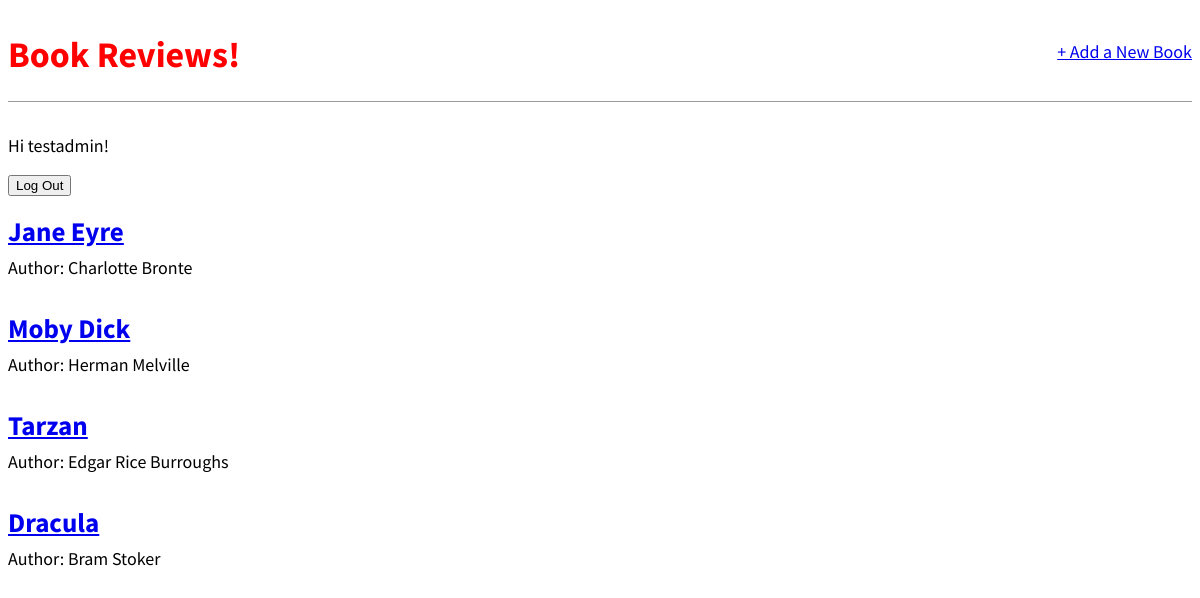
The app's page / (signed in) with its own data.
### books/models.py (models this page shows, shortened)
class Book(models.Model):
    title = models.CharField(max_length=120)
    author = models.CharField(max_length=50)
    synopsis = models.TextField()
    year_published = models.IntegerField()

### books/views.py (the view)
# urls.py: path("", BookListView.as_view(), name="home"),
class BookListView(ListView):
    model = Book
    template_name = "home.html"

### books/templates/home.html
{% extends "base.html" %}
    {% block content %}
        {% for book in book_list %}
            <div class="book-entry">
                <h2><a href="{% url 'book_detail' book.pk %}">{{ book.title }}</a></h2>
                <p>Author: {{ book.author }}</p>
            </div>
        {% endfor %}
    {% endblock content %}

### books/templates/base.html (shortened to what this page needs)
{% load static %}
<html>
    <head>
        <link href="{% static 'css/base.css' %}" rel="stylesheet" s>
    </head>
    <body>
        <div>
            <header>
                <div class="nav-left">
                    <h1><a href="{% url 'home' %}">Book Reviews!</a></h1>
                </div>
                {% if user.is_authenticated%}
                <div class="nav-right">
                    <a href="{% url 'book_new' %}">+ Add a New Book</a>
                </div>
                {% endif%}
            </header>
            {% if user.is_authenticated %}
                <p>Hi {{ user.username }}!</p>
                <form method="post" action="{% url 'logout' %}">
                    <button type="submit">Log Out</button>
                </form>
            {% else %}
                <p>You are not logged in.</p>
                <a href="{% url 'login' %}">Log In</a>|
                <a href="{% url 'signup' %}">Sign Up</a>
            {% endif %}
        <div>
            {% block content %}
            {% endblock content %}
        </div>
    </body>
</html>

### static/css/base.css (style rules this page uses)
body { font-family: 'Source Sans Pro', sans-serif; font-size: 18px; }
header { border-bottom: 1px solid #999; margin-bottom: 2rem; display: flex; }
header h1 a { color: red; text-decoration: none; }
.nav-left { margin-right: auto; }
.nav-right { display: flex; padding-top: 2rem; }
.book-entry { margin-bottom: 2rem; }
.book-entry h2 { margin: 0.5rem 0; }
.book-entry p { margin: 0; font-weight: 400; }

### records on screen
Book: title "Jane Eyre", author "Charlotte Bronte"
Book: title "Moby Dick", author "Herman Melville"
Book: title "Tarzan", author "Edgar Rice Burroughs"
Book: title "Dracula", author "Bram Stoker"

### other values on screen
{{ user.username }} "testadmin"
